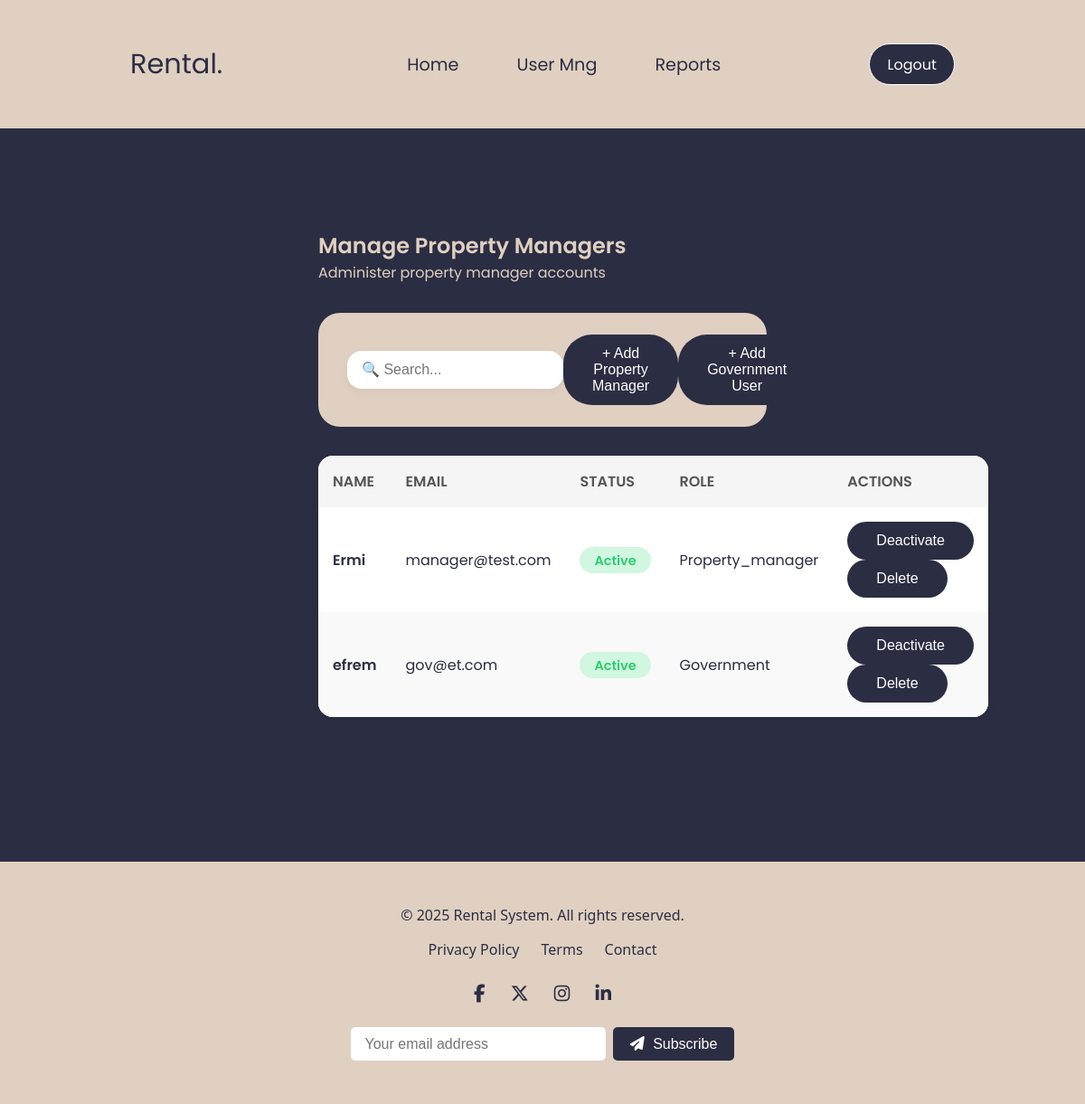
Page /admin/manage_pm.php (signed in) on the earlier database version.
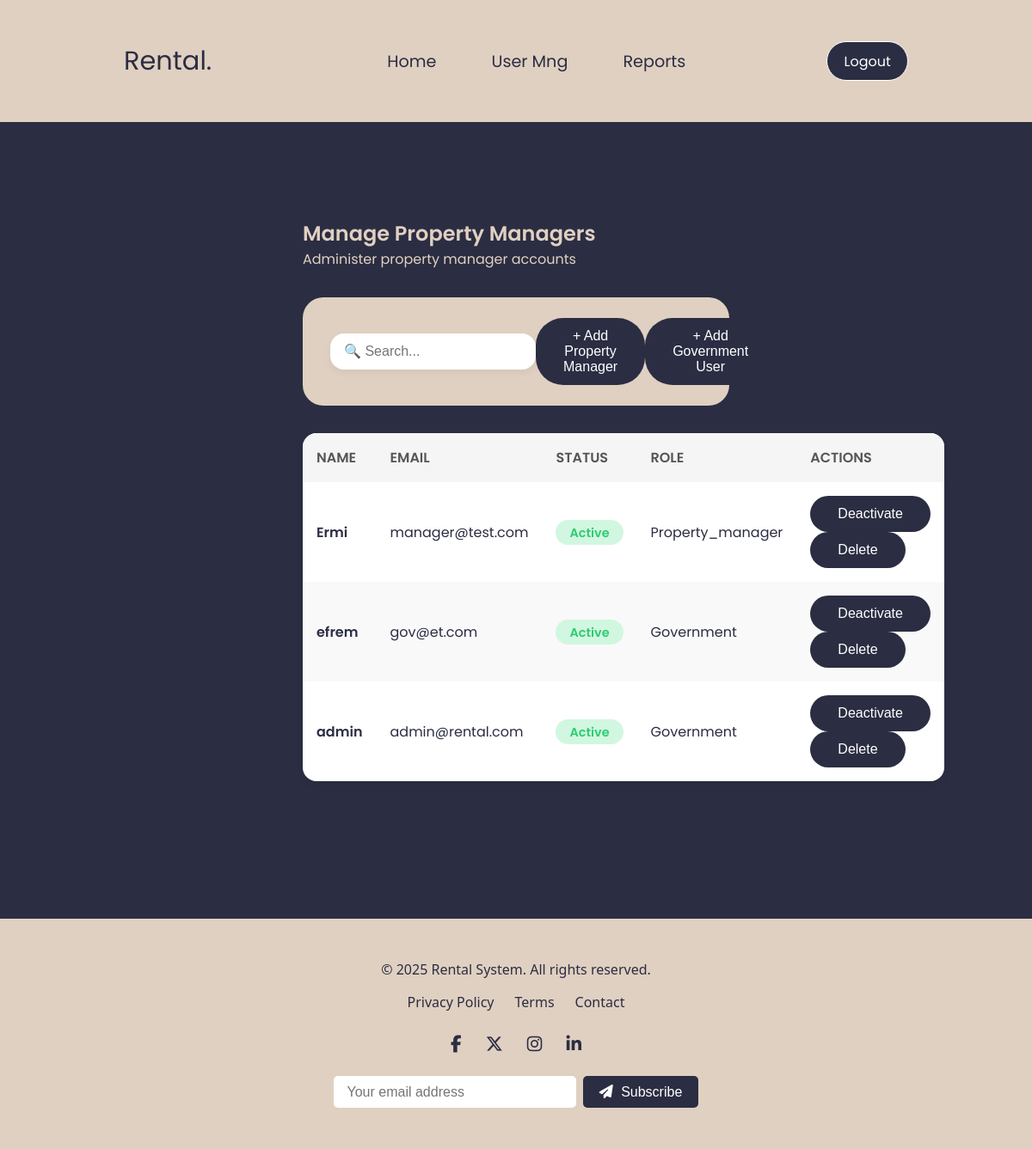
Same page on the later database version.
### tables this page shows
CREATE TABLE `users` (
  `id` int(11) NOT NULL,
  `name` varchar(100) NOT NULL,
  `email` varchar(100) NOT NULL,
  `password` varchar(255) NOT NULL,
  `role` enum('admin','tenant','owner','property_manager','government') NOT NULL,
  `status` enum('active','inactive','deleted') DEFAULT 'active',
  `created_at` timestamp NOT NULL DEFAULT current_timestamp()
);

### admin/manage_pm.php (the view, shortened to what this page needs)
<?php
require_once '../config/db.php';
$stmt = $pdo->prepare("SELECT * FROM users WHERE role IN ('property_manager', 'government')");
$stmt->execute();
$users = $stmt->fetchAll(PDO::FETCH_ASSOC);
?>
<!DOCTYPE html>
<html lang="en">
<head>
  <link rel="stylesheet" href="../assets/style1.css" />
  <link rel="stylesheet" href="../assets/fonts/all.css">
</head>
<body>
  <div class="prop_con">
    <div class="navbar prop_nav">
      <p>Rental.</p>
      <ul>
        <li><a href="manage_pm.php">Home</a></li>
        <li><a href="manage_users.php">User Mng</a></li>
        <li><a href="view_reports.php">Reports</a></li>
      </ul>
      <button class="btn" type="button" onclick="window.location.href='../auth/logout.php'">Logout</button>
    </div>
    <div class="container">
      <h2>Manage Property Managers</h2>
      <p>Administer property manager accounts</p>
      <div class="top-bar">
        <input type="text" id="searchInput" placeholder="🔍 Search...">
        <button class="btn" id="openModalBtn">+ Add Property Manager</button>
        <button class="btn" id="openGovModalBtn">+ Add Government User</button>
      </div>
      <table class="user-table" id="userTable">
        <thead>
          <tr>
            <th>NAME</th>
            <th>EMAIL</th>
           <th>STATUS</th>
           <th>ROLE</th>
            <th>ACTIONS</th>
          </tr>
        </thead>
        <tbody>
<?php foreach ($users as $pm): ?>
  <tr>
    <td><strong><?= htmlspecialchars($pm['name']) ?></strong></td>
    <td><?= htmlspecialchars($pm['email']) ?></td>
    <td>
      <span class="status <?= $pm['status'] === 'active' ? 'active' : 'inactive' ?>">
        <?= ucfirst($pm['status']) ?>
      </span>
    </td>
    <td><?= ucfirst($pm['role']) ?></td>
    <td class="actions">
      <form method="POST" action="manage_pm.php" style="display:inline;">
        <button class="btn" type="submit"><?= $pm['status'] === 'active' ? 'Deactivate' : 'Activate' ?></button>
      </form>
      <form method="POST" action="manage_pm.php" style="display:inline;">
        <button class="btn" type="submit" onclick="return confirm('Delete this manager?')">Delete</button>
      </form>
    </td>
  </tr>
<?php endforeach; ?>
</tbody>
      </table>
    </div>
    <div class="footer">
      <div class="footer-container">
        <div class="footer-top">
          <p style=" color: #2b2d42;">&copy; <?= date("Y") ?> Rental System. All rights reserved.</p>
          <div class="footer-links">
            <a href="#">Privacy Policy</a>
            <a href="#">Terms</a>
            <a href="#">Contact</a>
          </div>
        </div>
        <div class="footer-social">
          <a href="#"><i class="fab fa-facebook-f"></i></a>
          <a href="#"><i class="fab fa-x-twitter"></i></a>
          <a href="#"><i class="fab fa-instagram"></i></a>
          <a href="#"><i class="fab fa-linkedin-in"></i></a>
        </div>
        <div class="footer-newsletter">
          <form action="#" method="post">
            <input type="email" placeholder="Your email address" required>
            <button type="submit"><i class="fa fa-paper-plane"></i> Subscribe</button>
          </form>
        </div>
      </div>
    </div>
  </div>
</body>
</html>

Differences in the rows shown:
added users: name "admin", email "admin@rental.com", status "Active", role "Government", shows "Deactivate"
